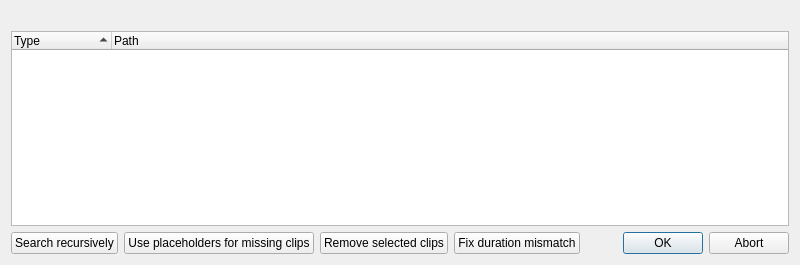
<?xml version="1.0" encoding="UTF-8"?>
<ui version="4.0">
 <class>MissingClips_UI</class>
 <widget class="QDialog" name="MissingClips_UI">
  <property name="geometry">
   <rect>
    <x>0</x>
    <y>0</y>
    <width>800</width>
    <height>265</height>
   </rect>
  </property>
  <property name="windowTitle">
   <string> Clip Problems</string>
  </property>
  <layout class="QGridLayout" name="gridLayout">
   <item row="0" column="0" colspan="5">
    <widget class="QLabel" name="infoLabel">
     <property name="text">
      <string/>
     </property>
    </widget>
   </item>
   <item row="1" column="0" colspan="5">
    <widget class="QTreeWidget" name="treeWidget">
     <property name="alternatingRowColors">
      <bool>true</bool>
     </property>
     <property name="selectionMode">
      <enum>QAbstractItemView::ExtendedSelection</enum>
     </property>
     <property name="rootIsDecorated">
      <bool>false</bool>
     </property>
     <property name="itemsExpandable">
      <bool>false</bool>
     </property>
     <property name="sortingEnabled">
      <bool>true</bool>
     </property>
     <property name="allColumnsShowFocus">
      <bool>true</bool>
     </property>
     <column>
      <property name="text">
       <string>Type</string>
      </property>
     </column>
     <column>
      <property name="text">
       <string>Path</string>
      </property>
     </column>
    </widget>
   </item>
   <item row="2" column="0">
    <widget class="QPushButton" name="recursiveSearch">
     <property name="text">
      <string>Search recursively</string>
     </property>
    </widget>
   </item>
   <item row="2" column="1">
    <widget class="QPushButton" name="usePlaceholders">
     <property name="text">
      <string>Use placeholders for missing clips</string>
     </property>
    </widget>
   </item>
   <item row="2" column="2">
    <widget class="QPushButton" name="removeSelected">
     <property name="text">
      <string>Remove selected clips</string>
     </property>
    </widget>
   </item>
   <item row="2" column="3">
    <widget class="QPushButton" name="fixDuration">
     <property name="text">
      <string>Fix duration mismatch</string>
     </property>
    </widget>
   </item>
   <item row="2" column="4">
    <widget class="QDialogButtonBox" name="buttonBox">
     <property name="orientation">
      <enum>Qt::Horizontal</enum>
     </property>
     <property name="standardButtons">
      <set>QDialogButtonBox::Abort|QDialogButtonBox::Ok</set>
     </property>
    </widget>
   </item>
  </layout>
 </widget>
 <resources/>
 <connections>
  <connection>
   <sender>buttonBox</sender>
   <signal>rejected()</signal>
   <receiver>MissingClips_UI</receiver>
   <slot>reject()</slot>
   <hints>
    <hint type="sourcelabel">
     <x>316</x>
     <y>260</y>
    </hint>
    <hint type="destinationlabel">
     <x>286</x>
     <y>274</y>
    </hint>
   </hints>
  </connection>
  <connection>
   <sender>buttonBox</sender>
   <signal>accepted()</signal>
   <receiver>MissingClips_UI</receiver>
   <slot>accept()</slot>
   <hints>
    <hint type="sourcelabel">
     <x>248</x>
     <y>254</y>
    </hint>
    <hint type="destinationlabel">
     <x>157</x>
     <y>274</y>
    </hint>
   </hints>
  </connection>
 </connections>
</ui>
